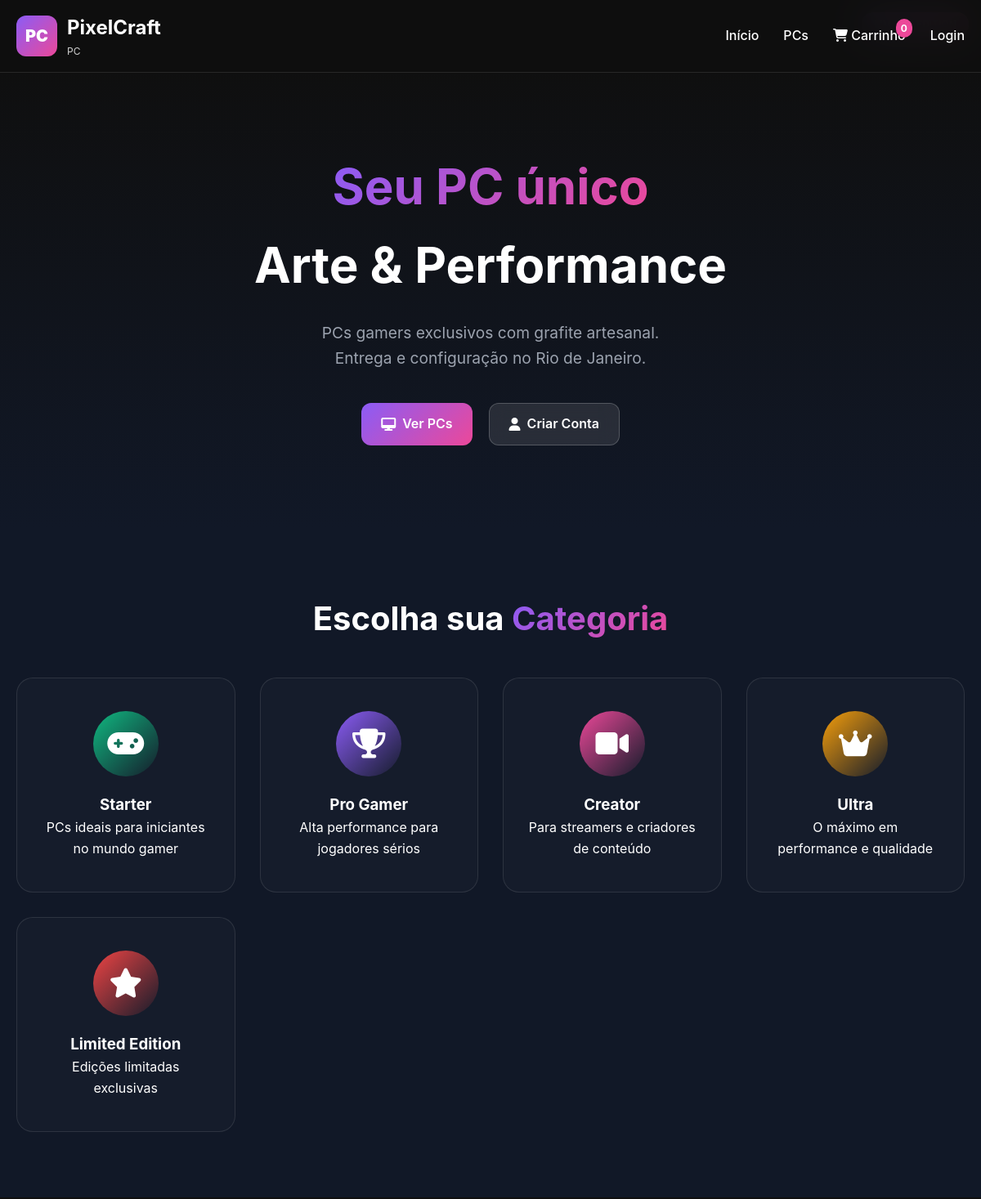
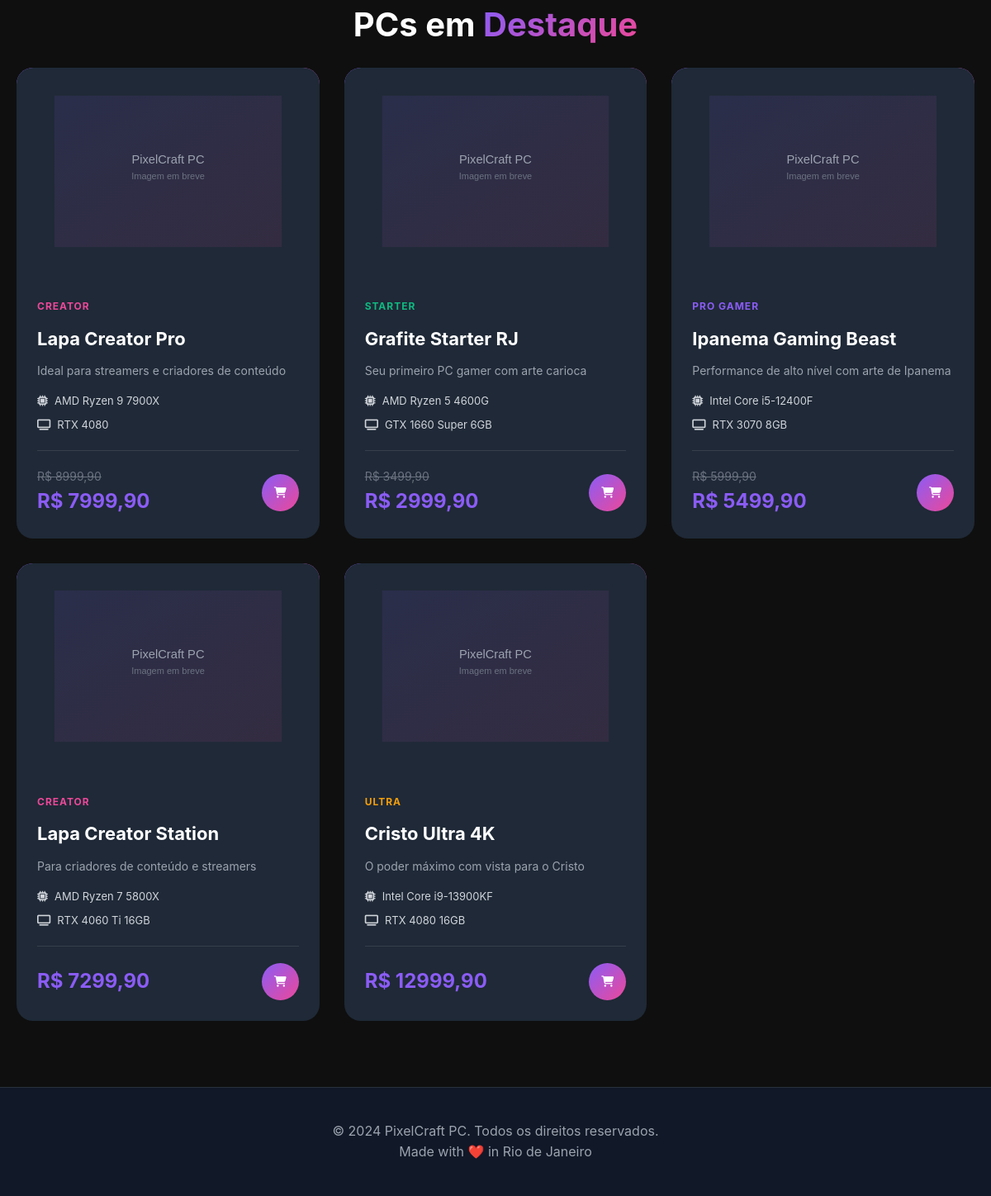
The page / on the database its author committed (2 pictures, top to bottom).
### tables this page shows
CREATE TABLE categories (
        id INTEGER PRIMARY KEY AUTOINCREMENT,
        name VARCHAR(100) NOT NULL,
        slug VARCHAR(100) UNIQUE NOT NULL,
        description TEXT,
        icon VARCHAR(50),
        color VARCHAR(20),
        ordem INTEGER DEFAULT 0,
        active BOOLEAN DEFAULT 1,
        created_at TIMESTAMP DEFAULT CURRENT_TIMESTAMP
    );

CREATE TABLE pcs (
        id INTEGER PRIMARY KEY AUTOINCREMENT,
        name VARCHAR(200) NOT NULL,
        slug VARCHAR(200) UNIQUE NOT NULL,
        subtitle VARCHAR(300),
        description TEXT,
        category_id INTEGER,
        price DECIMAL(10,2) NOT NULL,
        price_old DECIMAL(10,2),
        
        -- Especificações técnicas
        processor VARCHAR(200),
        gpu VARCHAR(200),
        ram VARCHAR(100),
        storage VARCHAR(200),
        motherboard VARCHAR(200),
        psu VARCHAR(200),
        case_model VARCHAR(200),
        cooling VARCHAR(200),
        
        -- Imagens
        main_image VARCHAR(500),
        gallery TEXT, -- JSON array of images
        
        -- Arte e customização
        graffiti_artist VARCHAR(200),
        graffiti_style VARCHAR(100),
        
        -- Flags
        active BOOLEAN DEFAULT 1,
        featured BOOLEAN DEFAULT 0,
        limited_edition BOOLEAN DEFAULT 0,
        bestseller BOOLEAN DEFAULT 0,
        pre_order BOOLEAN DEFAULT 0,
        in_stock BOOLEAN DEFAULT 1,
        
        -- Preços e serviços
        setup_price DECIMAL(10,2) DEFAULT 150.00,
        
        -- Stats
        views INTEGER DEFAULT 0,
        
        -- Timestamps
        created_at TIMESTAMP DEFAULT CURRENT_TIMESTAMP,
        updated_at TIMESTAMP DEFAULT CURRENT_TIMESTAMP,
        
        FOREIGN KEY (category_id) REFERENCES categories (id)
    );

### app.py (the view)
@app.route('/')
def index():
    featured_query = """
        SELECT p.*, c.name as category_name, c.color as category_color
        FROM pcs p
        LEFT JOIN categories c ON p.category_id = c.id
        WHERE p.active = 1 AND p.featured = 1
        ORDER BY p.created_at DESC
        LIMIT 8
    """
    featured_pcs = query_db(featured_query)
    categories = query_db('SELECT * FROM categories WHERE active = 1 ORDER BY ordem')
    return render_template('index.html', featured_pcs=featured_pcs, categories=categories)

### app.py (called while the page is built)
def get_db():
    db = sqlite3.connect(app.config['DATABASE'])
    db.row_factory = sqlite3.Row
    return db

def query_db(query, args=(), one=False):
    db = get_db()
    cur = db.execute(query, args)
    rv = cur.fetchall()
    db.close()
    return (rv[0] if rv else None) if one else rv

### templates/index.html (shortened to what this page needs)
{% extends "base.html" %}
{% block content %}
<section class="hero">
    <div class="container">
        <div class="hero-content">
            <h1 class="hero-title">
                <span class="gradient-text">Seu PC único</span><br>
                Arte & Performance
            </h1>
            <p class="hero-subtitle">PCs gamers exclusivos com grafite artesanal.<br>Entrega e configuração no Rio de Janeiro.</p>
            <div class="hero-buttons">
                <a href="{{ url_for('catalog') }}" class="btn btn-primary">
                    <i class="fas fa-desktop"></i> Ver PCs
                </a>
                <a href="{{ url_for('customer_register') }}" class="btn btn-secondary">
                    <i class="fas fa-user"></i> Criar Conta
                </a>
            </div>
        </div>
    </div>
</section>
<section class="categories">
    <div class="container">
        <h2 class="section-title">Escolha sua <span class="gradient-text">Categoria</span></h2>
        <div class="category-grid">
            {% for category in categories %}
            <a href="{{ url_for('catalog', category=category.slug) }}" class="category-card" style="--category-color: {{ category.color }}">
                <div class="category-icon">
                    <i class="fas fa-{{ category.icon }}"></i>
                </div>
                <h3>{{ category.name }}</h3>
                <p>{{ category.description }}</p>
            </a>
            {% endfor %}
        </div>
    </div>
</section>
<section class="featured-pcs">
    <div class="container">
        <h2 class="section-title">PCs em <span class="gradient-text">Destaque</span></h2>
        <div class="pc-grid">
            {% for pc in featured_pcs %}
            <div class="pc-card">
                <div class="pc-image">
                    <img src="{{ pc.main_image or '/static/img/placeholder.jpg' }}" alt="{{ pc.name }}">
                </div>
                <div class="pc-info">
                    <span class="pc-category" style="color: {{ pc.category_color }}">{{ pc.category_name }}</span>
                    <h3 class="pc-name">{{ pc.name }}</h3>
                    <p class="pc-subtitle">{{ pc.subtitle }}</p>
                    <div class="pc-specs">
                        {% if pc.processor %}<span><i class="fas fa-microchip"></i> {{ pc.processor }}</span>{% endif %}
                        {% if pc.gpu %}<span><i class="fas fa-tv"></i> {{ pc.gpu }}</span>{% endif %}
                    </div>
                    <div class="pc-footer">
                        <div class="pc-price">
                            {% if pc.price_old %}
                            <span class="price-old">R$ {{ "%.2f"|format(pc.price_old)|replace(".", ",") }}</span>
                            {% endif %}
                            <span class="price">R$ {{ "%.2f"|format(pc.price)|replace(".", ",") }}</span>
                        </div>
                        <button class="btn-add-cart" onclick="addToCart({{ pc.id }})">
                            <i class="fas fa-shopping-cart"></i>
                        </button>
                    </div>
                </div>
            </div>
            {% endfor %}
        </div>
    </div>
</section>
{% endblock %}

### templates/base.html (shortened to what this page needs)
<!DOCTYPE html>
<html lang="pt-BR">
<head>
    <link rel="stylesheet" href="https://cdnjs.cloudflare.com/ajax/libs/font-awesome/6.4.0/css/all.min.css">
    <link rel="stylesheet" href="{{ url_for('static', filename='css/style.css') }}">
</head>
<body>
    <header class="header">
        <nav class="navbar">
            <div class="container">
                <div class="nav-content">
                    <a href="{{ url_for('index') }}" class="logo">
                        <div class="logo-icon">PC</div>
                        <div class="logo-text">
                            <span class="logo-name">PixelCraft</span>
                            <span class="logo-tag">PC</span>
                        </div>
                    </a>
                    <div class="nav-menu">
                        <a href="{{ url_for('index') }}" class="nav-link">Início</a>
                        <a href="{{ url_for('catalog') }}" class="nav-link">PCs</a>
                        <a href="{{ url_for('cart') }}" class="nav-link">
                            <i class="fas fa-shopping-cart"></i> Carrinho
                            <span class="cart-count">{{ session.get('cart', [])|length }}</span>
                        </a>
                        {% if current_user.is_authenticated %}
                            {% if current_user.role == 'customer' %}
                                <a href="{{ url_for('customer_dashboard') }}" class="nav-link">Minha Conta</a>
                            {% endif %}
                            <a href="{{ url_for('logout') }}" class="nav-link">Sair</a>
                        {% else %}
                            <a href="{{ url_for('customer_login') }}" class="nav-link">Login</a>
                        {% endif %}
                    </div>
                </div>
            </div>
        </nav>
    </header>
    <main>
        {% block content %}{% endblock %}
    </main>
    <footer class="footer">
        <div class="container">
            <div class="footer-content">
                <p>&copy; 2024 PixelCraft PC. Todos os direitos reservados.</p>
                <p>Made with ❤️ in Rio de Janeiro</p>
            </div>
        </div>
    </footer>
</body>
</html>

### rows shown on the page
categories: name "Starter", description "PCs ideais para iniciantes no mundo gamer"
categories: name "Pro Gamer", description "Alta performance para jogadores sérios"
categories: name "Creator", description "Para streamers e criadores de conteúdo"
categories: name "Ultra", description "O máximo em performance e qualidade"
categories: name "Limited Edition", description "Edições limitadas exclusivas"
pcs: main_image (picture), category_name "CREATOR", name "Lapa Creator Pro", subtitle "Ideal para streamers e criadores de conteúdo", processor "AMD Ryzen 9 7900X", gpu "RTX 4080", price_old "8999,90", price "7999,90"
pcs: main_image (picture), category_name "STARTER", name "Grafite Starter RJ", subtitle "Seu primeiro PC gamer com arte carioca", processor "AMD Ryzen 5 4600G", gpu "GTX 1660 Super 6GB", price_old "3499,90", price "2999,90"
pcs: main_image (picture), category_name "PRO GAMER", name "Ipanema Gaming Beast", subtitle "Performance de alto nível com arte de Ipanema", processor "Intel Core i5-12400F", gpu "RTX 3070 8GB", price_old "5999,90", price "5499,90"
pcs: main_image (picture), category_name "CREATOR", name "Lapa Creator Station", subtitle "Para criadores de conteúdo e streamers", processor "AMD Ryzen 7 5800X", gpu "RTX 4060 Ti 16GB", price "7299,90"
pcs: main_image (picture), category_name "ULTRA", name "Cristo Ultra 4K", subtitle "O poder máximo com vista para o Cristo", processor "Intel Core i9-13900KF", gpu "RTX 4080 16GB", price "12999,90"

### other values the page prints
{{ session.get('cart', [])|length }} "0"
